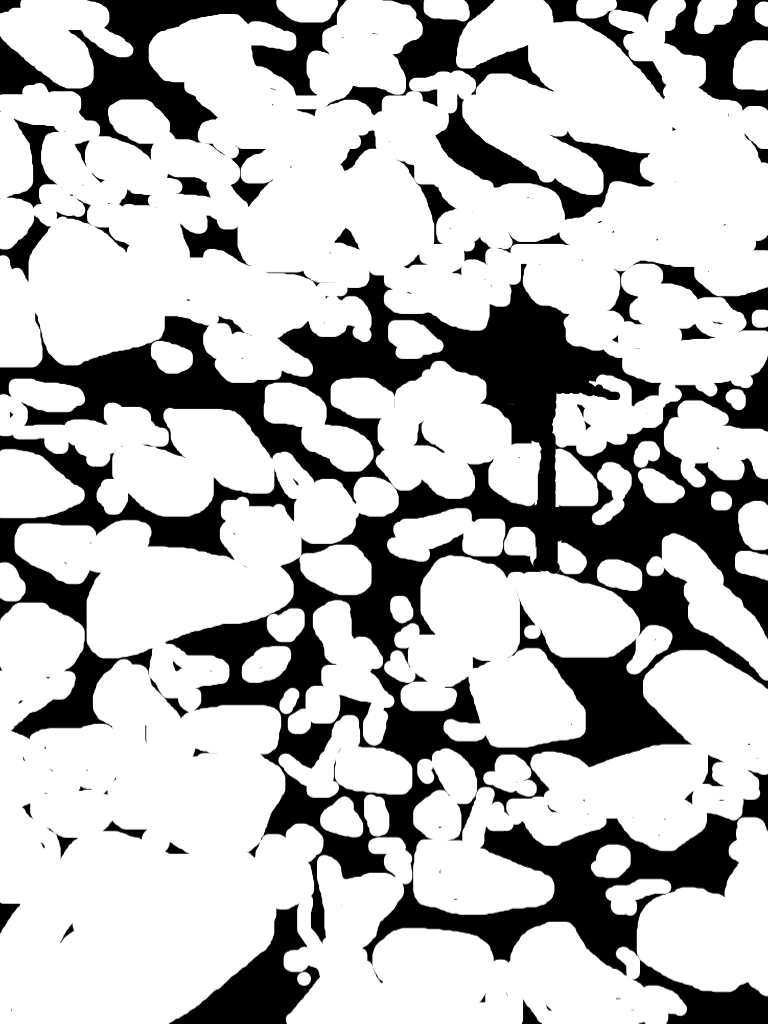
#> input picture metrics/Lstudio_6762_2.png, 768 x 1024 px
$ python metricstest.py
#> lines starting #> are read from the running program, lines starting #| are printed output that depends on the picture; after the words box and inside, x2 and y2 are one past the last pixel; in counts of white or black regions, pixels touching at a corner belong together; long printed decimals are rounded
from sklearn.metrics import precision_score, recall_score, f1_score
import cv2 as cv

# Number of the IMG
num_image = '6762'

# Routes to the manual and predicted mask by SAM
route_manual = 'metrics/Lstudio_'+ num_image +'_2.png'
route_SAM = 'metrics/IMG_'+ num_image +'_masks.jpeg'

# Open both masked images
image_manual = cv.imread(route_manual)
#> image_manual is the input picture: shape (1024, 768, 3); min 0, max 255, mean 187.2

image_SAM = cv.imread(route_SAM)
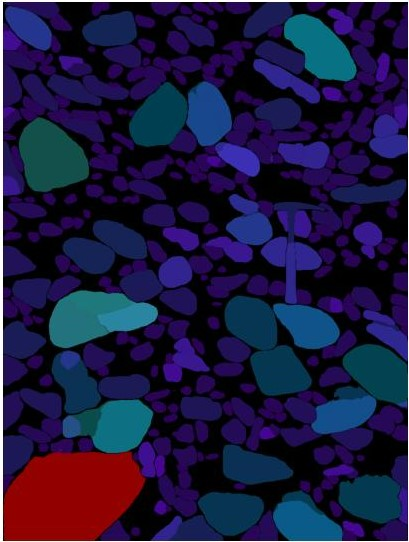
#> input picture metrics/IMG_6762_masks.jpeg, 409 x 542 px
#> image_SAM is the input picture: shape (542, 409, 3); mean B, G, R 65.1, 26.1, 29.9

# Obtain heigth and width from labelStudio masked images
(h,w) = image_manual.shape[:2]
#> h = 1024; w = 768
print (h,w)
#| 1024 768

# Resize SAM masked images
image_SAM_r = cv.resize(image_SAM, (768,1024))
print (image_SAM_r.shape[:2])
#| (1024, 768)

# Convert to grayscale
image_manual_g = cv.cvtColor(image_manual, cv.COLOR_BGR2GRAY)
image_SAM_g = cv.cvtColor(image_SAM_r, cv.COLOR_BGR2GRAY)
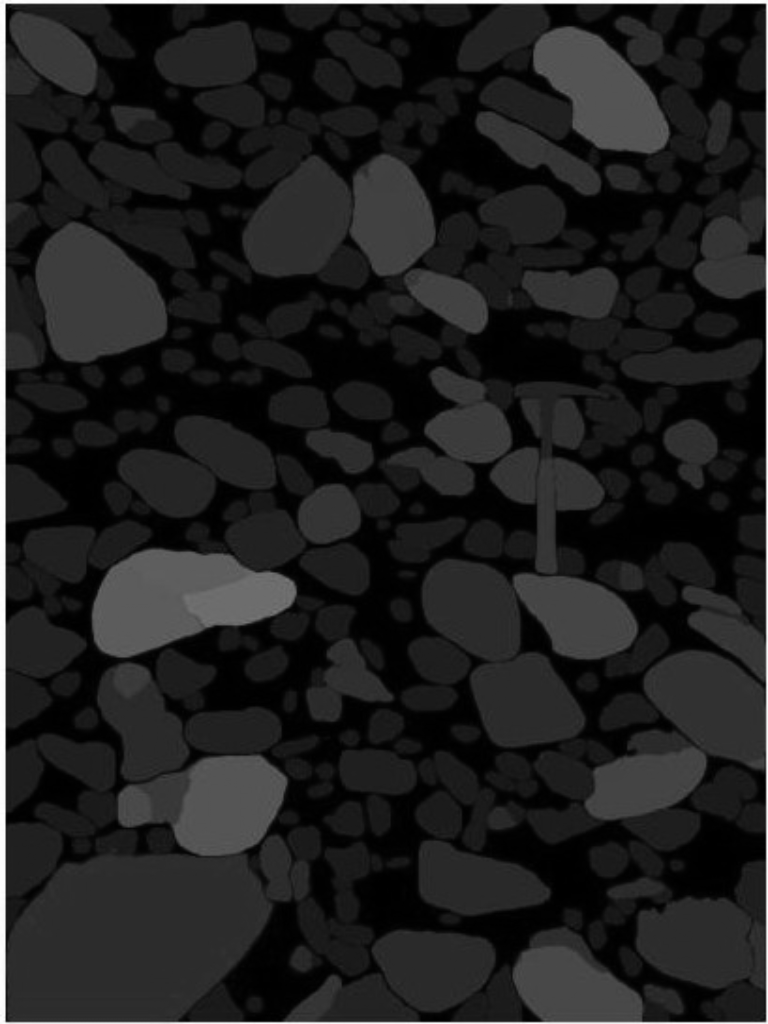
#> image_SAM_g: shape (1024, 768); min 0, max 255, mean 31.6

# Binarize the images
_, image_manual_b = cv.threshold(image_manual_g, 1, 255, cv.THRESH_BINARY)
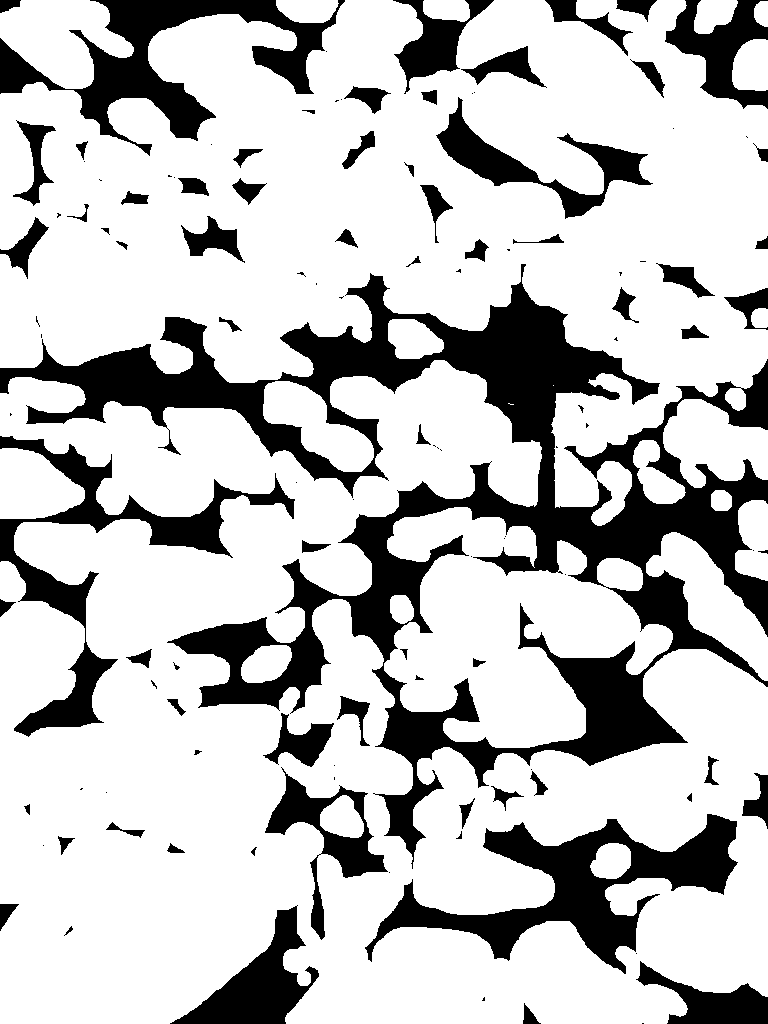
#> image_manual_b: shape (1024, 768); 75.9% white; 119 black regions (48 under 20 px), largest, box (x1, y1, x2, y2) and area: (0, 264, 768, 869) 95337, (365, 814, 738, 974) 18315, (0, 0, 345, 156) 14895
_, image_SAM_b = cv.threshold(image_SAM_g, 1, 255, cv.THRESH_BINARY)
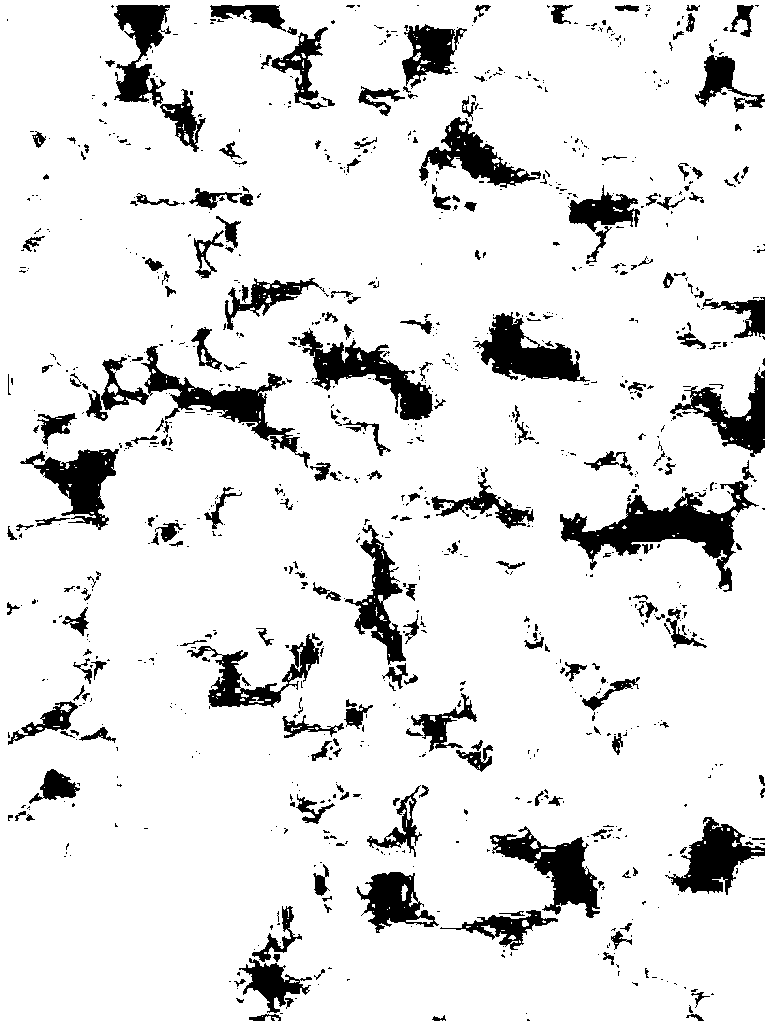
#> image_SAM_b: shape (1024, 768); 88.9% white; 1000 black regions (748 under 20 px), largest, box (x1, y1, x2, y2) and area: (560, 481, 759, 592) 6557, (298, 328, 433, 420) 3971, (141, 346, 310, 468) 3870

# Flattening binary images to one-dimensional arrays
image_manual_flat = image_manual_b.flatten()
image_SAM_flat = image_SAM_b.flatten()

# Calculate metrics
precision = precision_score(image_manual_flat, image_SAM_flat, pos_label=255)
#> precision = 0.819
recall = recall_score(image_manual_flat, image_SAM_flat, pos_label=255)
#> recall = 0.96
f1 = f1_score(image_manual_flat, image_SAM_flat, pos_label=255)
#> f1 = 0.884

# Print the results
print(f'Precisión: {precision}')
#| Precisión: 0.8193
print(f'Recall: {recall}')
#| Recall: 0.9597
print(f'F1-score: {f1}')
#| F1-score: 0.8839
